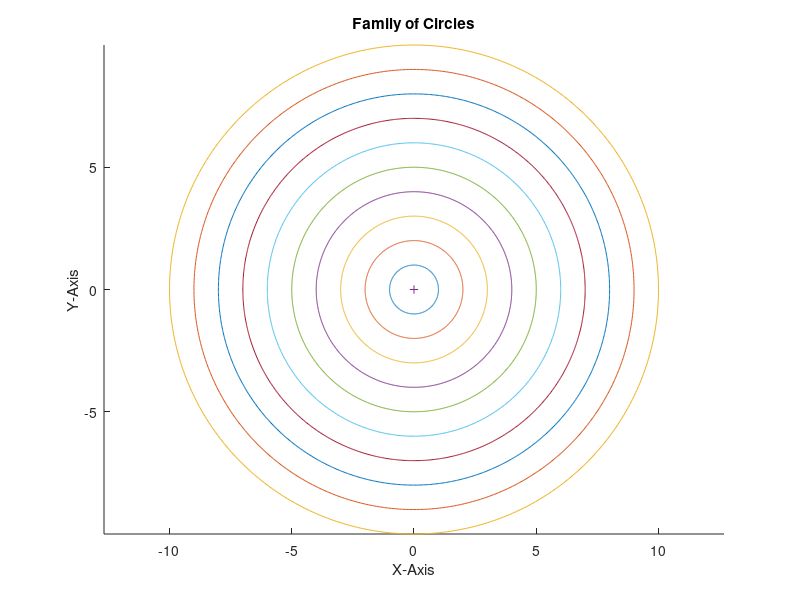

Reproduce this figure in MATLAB.
% ======================================================================= %
% Draw a family of 10 circles and mark the center with +. 
% ======================================================================= %
clc; clear; close all;

% Range of theta
th = linspace(0, 2*pi, 1000);

% Coordinates of the center
p =0; q = 0;

% Number of circles
n = 10;

hold on
xlabel('X-Axis'); ylabel('Y-Axis');
title('Family of Circles');
axis equal;
colors = lines(n);

for r = 1:n
    x = p + r*cos(th);
    y = q + r*sin(th);
    
    plot(x, y, 'Color', colors(r, :));
end

plot(p, q, '+');
hold off
